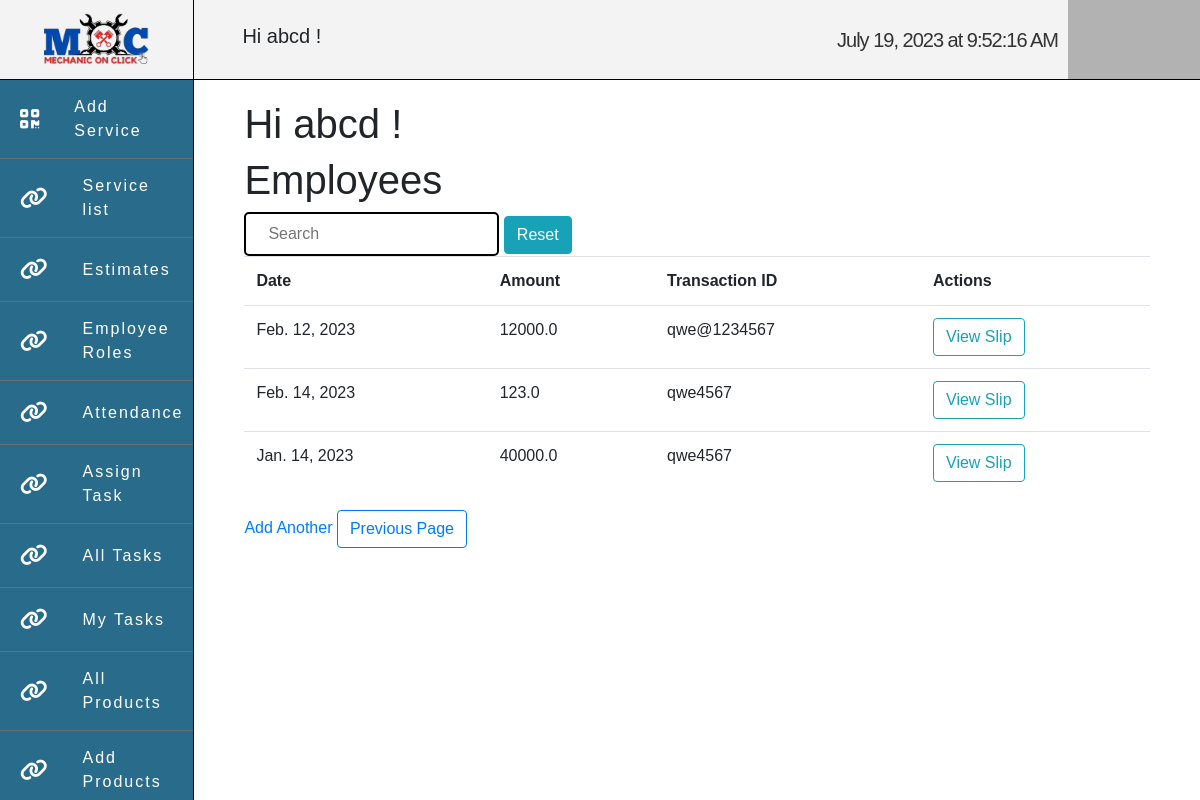
The app's page /payslip/view/4 (signed in) with its own data.
### account/models.py (models this page shows)
class User(AbstractUser):
    class Role(models.TextChoices):
        ADMIN = "ADMIN" , "Admin"
        CUSTOMER = 'CUSTOMER' , "Customer"
        EMPLOYEE = 'EMPLOYEE' , 'Employee'
        HR = 'HR' , 'Human Resource Manager'
        SM = 'SM' , 'Service Manager'
        SA = 'SA' , 'Service Advisor'
        NA = 'NA' , 'NA'
        BSM = 'BSM' , 'Body Shop Manager'
        BSA = 'BSA' , 'Body Shop Advisor'
        CRM = 'CRM' , 'Customer Relationship Manager'
        SPM = 'SPM' , 'Spare Part Manager'
        SPE = 'SPE' , 'Spare Part Executive'
        AM  = 'AM' , 'Account Manager'
    phone = models.CharField(max_length=13,unique=True , null=True , blank=True)
    role = models.CharField(max_length=50 , choices=Role.choices ,default= Role.CUSTOMER)
    is_active = models.BooleanField(default=False)

### ERP/models.py (models this page shows, shortened)
class PaySlip(models.Model):
    employee = models.ForeignKey(Employee , null=True , blank= True ,  on_delete= models.SET_NULL)
    amount = models.FloatField()
    date = models.DateField(default= datetime.date.today)
    slip = models.FileField(upload_to='media/payslips')
    txnid = models.CharField(max_length=100)

### account/decorators.py (the view)
        def wrapper(request , *args, **kwargs):
            group = None
            role = request.user.role
            if role in allowed_roles:
                return view_func(request , *args, **kwargs)
            else :
                return redirect('unauth_page')

### ERP/views.py (called while the page is built)
@login_required(login_url= 'login_page')
@allowed_users(allowed_roles=[User.Role.ADMIN])
def show_pay_slips(request , pk):
    employee = Employee.objects.get(id = pk)
    slips = PaySlip.objects.filter(employee = employee)
    context = {
        'slips' : slips,
        'emp_id' : pk,
        }
    return render(request , 'ERP/HR/pay_slips_page.html',context)

### templates/ERP/HR/pay_slips_page.html
{% extends 'ERP/base.html' %}
{% load static %}
{% block content %}
<h1>Hi {{request.user}} !</h1>
<h1>Employees</h1>
{% include 'ERP/search_widget.html' %}
<table id="myTable" class = 'table'>
    <tr>
        <th>Date</th>
        <th>Amount</th>
        <th>Transaction ID</th>
        <th>Actions</th>
        </tr>
        {% for slip in slips %}
        <tr>
            <td>{{slip.date}}</td>
            <td>{{slip.amount}}</td>
            <td>{{slip.txnid}}</td>
            <td>
               <a class="btn btn-outline-info" href=" {{slip.slip.url}} ">View Slip</a>
            </td>
        </tr>
        {% endfor %}
        </table>
<a href="{% url 'add_pay_slip' emp_id %}"> Add Another</a>
<input class="btn btn-outline-primary" type=button value="Previous Page" onClick="javascript:history.go(-1);">
{% endblock %}

### templates/ERP/base.html (shortened to what this page needs)
{% load static %}
<!DOCTYPE html>
<html lang="en">
<head>
   <link rel="stylesheet" href="{% static 'css/dashboard1.css' %}">
   <link rel="stylesheet" href="{% static 'css/product-add.css' %}">
   <link rel="stylesheet" href="{% static 'css/edit.css' %}">
   <link rel="stylesheet" href="{% static 'css/approve_estimate_page.css' %}">
   <link rel="stylesheet" href="{% static 'css/employee_list.css' %}">
   <link href="https://cdn.jsdelivr.net/npm/remixicon@3.4.0/fonts/remixicon.css" rel="stylesheet">
   <link rel="stylesheet" href="https://cdn.jsdelivr.net/npm/bootstrap@4.0.0/dist/css/bootstrap.min.css">
</head>
<body>
<div id="main">
 <div class="wrapper hover_collapse">
	<div class="top_navbar">
    <div class="nav-left">
		<div class="logo" ><img src="{% static 'img/MoC.png' %}" alt=""></div>
        </div>
        <div class="center">
          <h1>Hi {{request.user}} !</h1>
          <div id="datetime"></div>
        </div>
        <div class="nav-right">
          <div class="navigation">
          </div>
        </div>
	</div>
<div class="content">
  <div class="employee_profile">
	{% include 'ERP/dashboard/main_dash.html' %}
</div>
	<div class="box">
        {% block content %}
        {% endblock %}
	</div>
</div>
</div>
</div>
</body>
</html>

### static/css/dashboard1.css (style rules this page uses)
* { margin: 0; padding: 0; box-sizing: border-box; list-style: none; font-family: 'Lucida Sans', 'Lucida Sans Regular', 'Lucida Grande', 'Lucida Sans Unicode', Geneva, Verdana, sans-serif; text-decoration: none; }
html, body { width:100%; height:100%; }
#main { width:100vw; height:100vh; overflow-x: hidden; overflow-y: auto; }
.top_navbar { width: 100%; height: 10vh; background-color: #F3F3F3; display: flex; align-items: center; justify-content: space-between; border-bottom: 1px solid black; }
.nav-left { width: 20.2%; height: 100%; display: flex; align-items: center; justify-content: space-between; }
.nav-left .logo { width: 80%; height: 100%; padding: 10px; border-right: 1px solid black; }
.nav-left .logo img { width: 100%; height: 100%; object-fit: contain; }
.center { height: 100%; width: 68.8%; padding-left: 0px; display: flex; align-items: center; justify-content: space-between; }
.center h1 { font-weight: 500; font-size: 20px; }
.center #datetime { font-size: 20px; font-weight:100; color: #333; padding: 10px; letter-spacing: -1px; border-radius: 5px; }
.nav-right { width: 11%; height: 100%; position: relative; background-color: #00000044; display: flex; align-items: center; justify-content: center; }
.navigation { position: absolute; top: 10px; right:5px; width: 90px; height: 69px; transition: all ease .9s; overflow: hidden; z-index: 9999; border-radius:5px; display: flex; flex-direction: column; align-items: center; }
.content { width: 100%; height: 90vh; display: flex; }
.employee_profile { width: 16.2%; height: 100%; display: flex; align-items: center; justify-content: center; overflow-y: auto; overflow-x:hidden ; background: #296b8a;; border-right: 1px solid rgb(0, 0, 0); }
.box { height: 100%; width:83.8%; padding: 20px 50px; overflow-x: hidden; overflow-y: auto; }

### static/css/product-add.css (style rules this page uses)
input , textarea { padding: 8px 22px; border-radius: 5px; outline: none; border: 2px solid black; }

### records on screen
User: user "abcd"
PaySlip: date "Feb. 12, 2023", amount "12000.0", txnid "qwe@1234567"
PaySlip: date "Feb. 14, 2023", amount "123.0", txnid "qwe4567"
PaySlip: date "Jan. 14, 2023", amount "40000.0", txnid "qwe4567"
